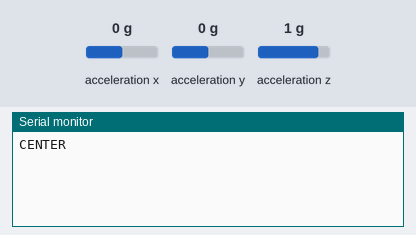
Bench run of a sketch on a simulated Arduino Nano 33 BLE. Parts: the last lines printed to the serial monitor. The test bench sets the inputs (shaded band); at power-on: acceleration x 0 g, acceleration y 0 g, acceleration z 1 g.

Above: at 1.2 s.
1.3 s: acceleration x set to -1.4 g
At 2.2 s:
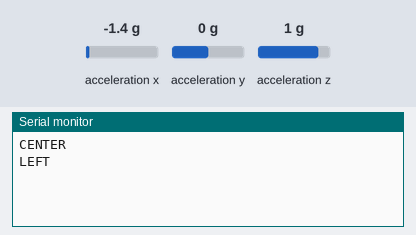
2.8 s: acceleration x set to 0.8 g
At 4.2 s:
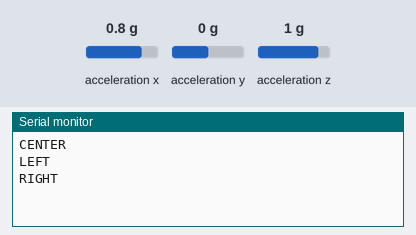

The sketch:

snake_controller.ino.ino
```cpp
#include <Arduino_LSM9DS1.h>

String lastDirection = "";

void setup() {

  Serial.begin(115200);

  while (!Serial);

  if (!IMU.begin()) {
    Serial.println("IMU Failed");
    while (1);
  }
}

void loop() {

  float x, y, z;

  if (IMU.accelerationAvailable()) {

    IMU.readAcceleration(x, y, z);

    String direction = "CENTER";

    if (x > 0.45)
      direction = "RIGHT";

    else if (x < -0.45)
      direction = "LEFT";

    else if (y > 0.45)
      direction = "UP";

    else if (y < -0.45)
      direction = "DOWN";

    if (direction != lastDirection) {

      Serial.println(direction);

      lastDirection = direction;

    }

    delay(50);
  }
}
```

Measured:
- after the input at 1.3 s, the serial monitor: prints a new line at once (image 1)
- after the input at 2.8 s, the serial monitor: prints a new line at once (image 2)
